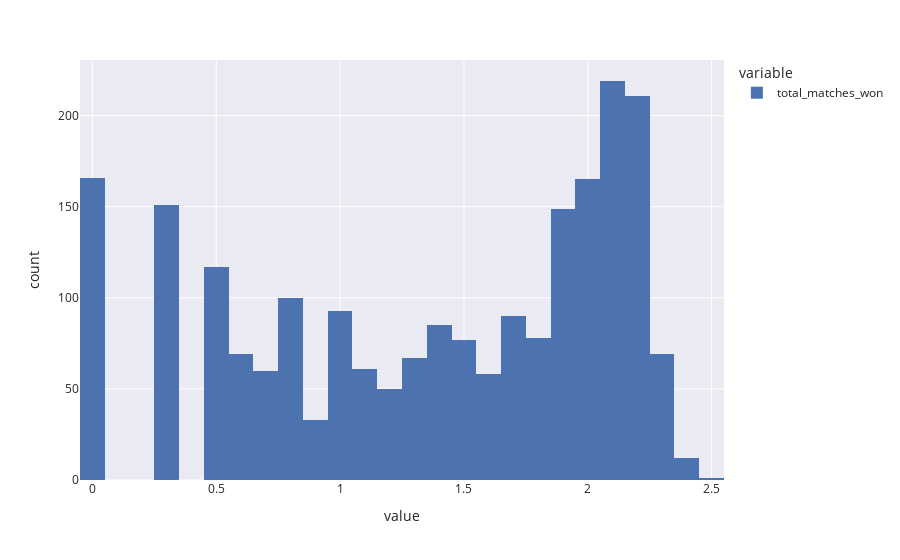

The cell this chart's notebook holds for it:
### Code cell
np.log10(df_players.total_matches_won).hist()

### Figure 1 — Plotly figure (JSON) as saved in the notebook; plotly's stock layout.template omitted (floating-point values rounded to 4 significant figures; data arrays with more than 128 entries replaced by an {"elided": "..."} marker saying what was removed)
{"data": [{"alignmentgroup": "True", "bingroup": "x", "hovertemplate": "variable=total_matches_won<br>value=%{x}<br>count=%{y}<extra></extra>", "legendgroup": "total_matches_won", "marker": {"color": "rgb(76,114,176)", "pattern": {"shape": ""}}, "name": "total_matches_won", "offsetgroup": "total_matches_won", "orientation": "v", "showlegend": true, "type": "histogram", "x": {"elided": "2299 float values"}, "xaxis": "x", "yaxis": "y"}], "layout": {"barmode": "relative", "legend": {"title": {"text": "variable"}, "tracegroupgap": 0}, "margin": {"t": 60}, "xaxis": {"anchor": "y", "domain": [0, 1], "title": {"text": "value"}}, "yaxis": {"anchor": "x", "domain": [0, 1], "title": {"text": "count"}}}}
